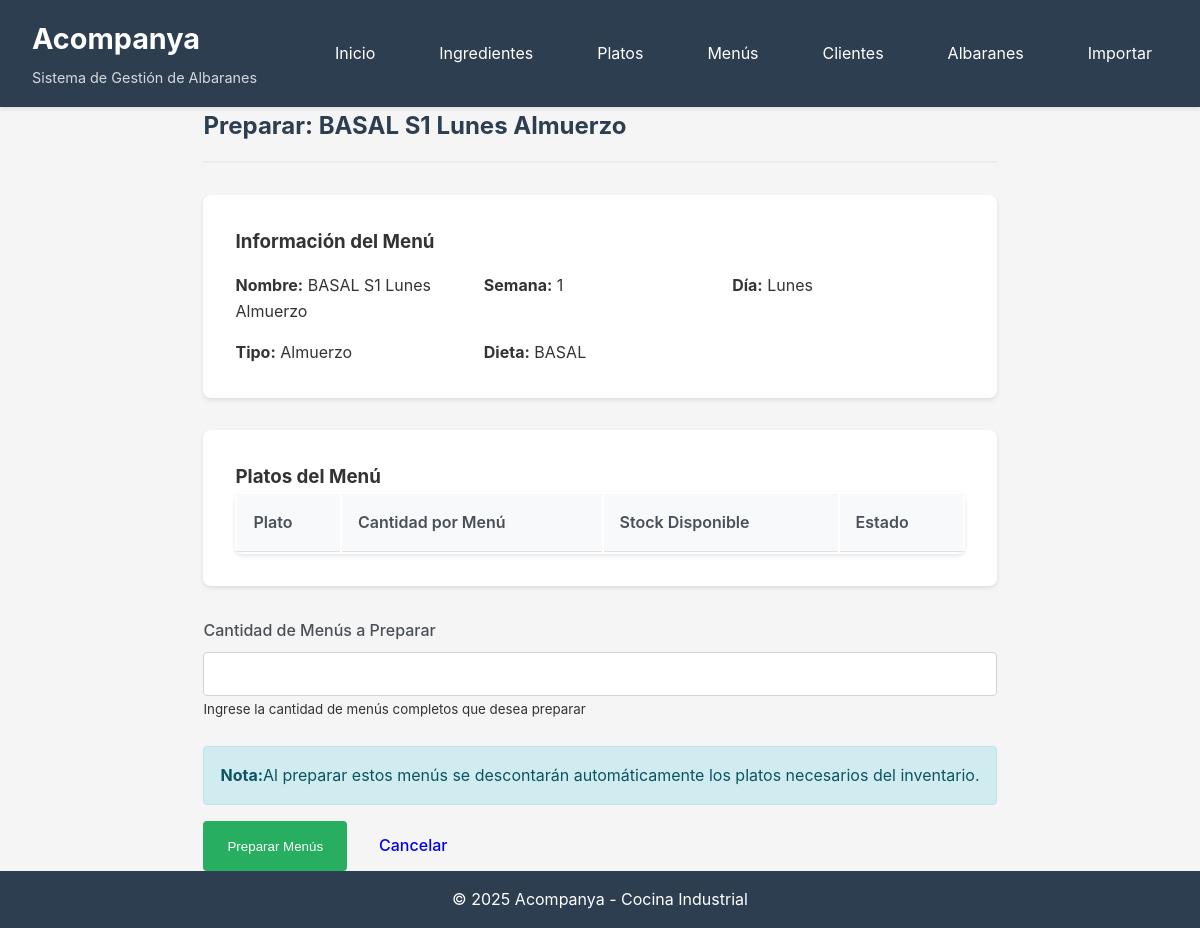
/menus/preparar/1, run on an earlier commit of the app's database.
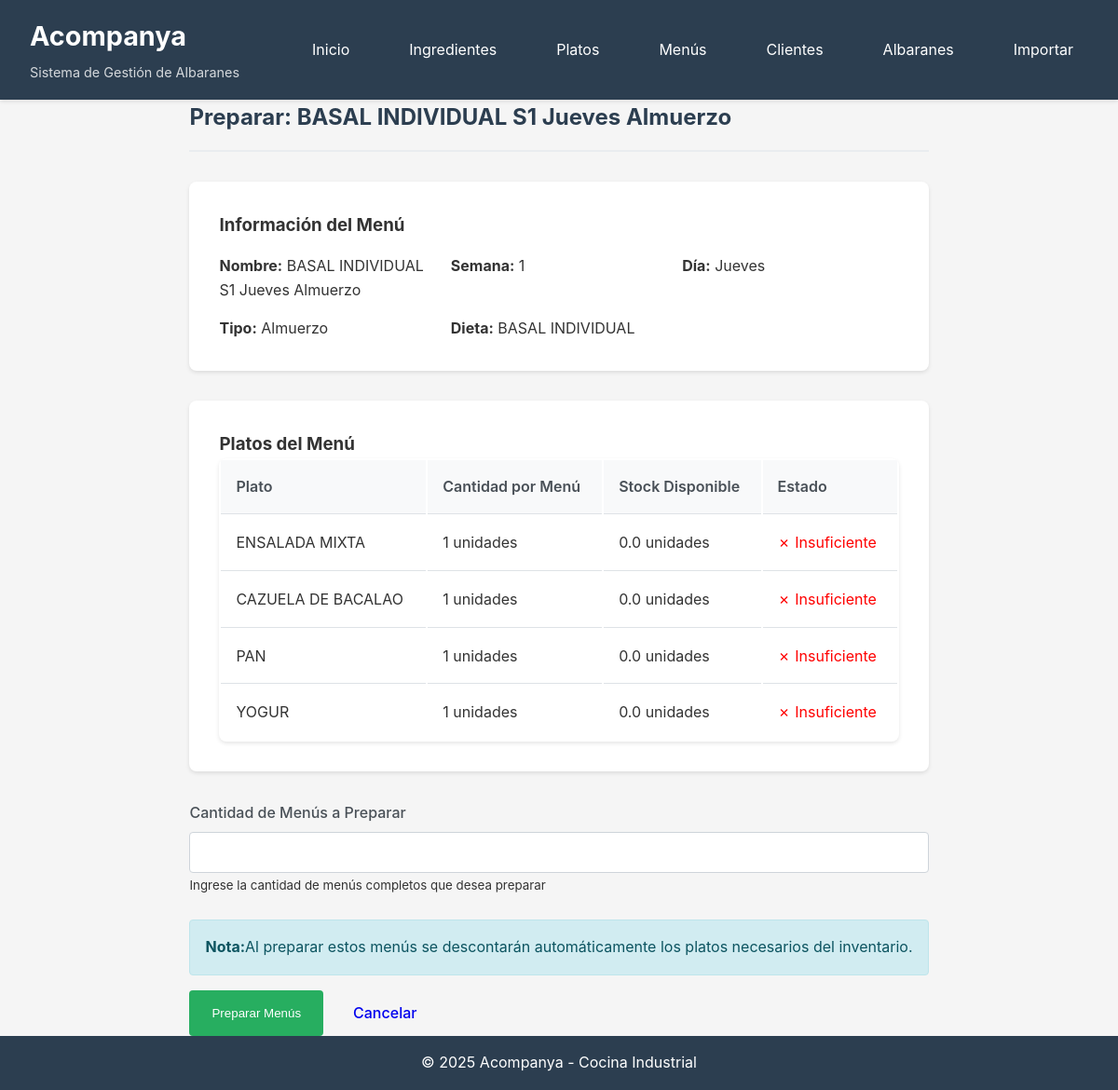
And on a later commit of the database.
### database/models.py (models this page shows, shortened)
class Menu(db.Model):
    __tablename__ = 'menus'
    id = db.Column(db.Integer, primary_key=True)
    nombre = db.Column(db.String(200), nullable=False)
    dia_semana = db.Column(Enum(DiaSemana), nullable=False)
    numero_semana = db.Column(db.Integer, nullable=False)
    tipo_dieta = db.Column(db.String(100), nullable=False, default='basal')
    tipo_comida = db.Column(Enum(TipoComida), nullable=False)
    created_at = db.Column(db.DateTime, default=datetime.utcnow)
    platos = db.relationship('Plato', secondary=menus_platos, backref='menus')
    detalles_albaran = db.relationship('AlbaranDetalle', backref='menu', lazy='dynamic')
    def obtener_platos_con_cantidad(self):
        result = db.session.query(
            Plato,
            menus_platos.c.cantidad
        ).join(
            menus_platos,
            menus_platos.c.plato_id == Plato.id
        ).filter(
            menus_platos.c.menu_id == self.id
        ).all()
        return result

class Plato(db.Model):
    __tablename__ = 'platos'
    id = db.Column(db.Integer, primary_key=True)
    nombre = db.Column(db.String(200), nullable=False)
    lote_propio = db.Column(db.String(100), nullable=True)
    stock_actual = db.Column(db.Float, nullable=False, default=0)
    unidad = db.Column(db.String(50), nullable=False, default='unidades')
    created_at = db.Column(db.DateTime, default=datetime.utcnow)
    updated_at = db.Column(db.DateTime, default=datetime.utcnow, onupdate=datetime.utcnow)
    ingredientes = db.relationship('Ingrediente', secondary=platos_ingredientes, backref='platos')
    movimientos = db.relationship('MovimientoStock',
                                 primaryjoin="and_(MovimientoStock.entidad_tipo=='plato', "
                                           "MovimientoStock.entidad_id==Plato.id)",
                                 foreign_keys='MovimientoStock.entidad_id',
                                 backref='plato_ref',
                                 lazy='dynamic',
                                 overlaps="ingrediente_ref,movimientos")
    detalles_albaran = db.relationship('AlbaranDetalle', backref='plato', lazy='dynamic')

### routes/menus.py (the view, shortened to what this page needs)
@menus_bp.route('/preparar/<int:id>', methods=['GET', 'POST'])
def preparar(id):
    menu = Menu.query.get_or_404(id)
    platos = menu.obtener_platos_con_cantidad()
    return render_template('menus/preparar.html', menu=menu, platos=platos)

### app.py (called while the page is built)
def create_app():
    app = Flask(__name__)
    app.config.from_object(Config)
    init_db(app)
    app.register_blueprint(ingredientes_bp, url_prefix='/ingredientes')
    app.register_blueprint(platos_bp, url_prefix='/platos')
    app.register_blueprint(menus_bp, url_prefix='/menus')
    app.register_blueprint(albaranes_bp, url_prefix='/albaranes')
    app.register_blueprint(importar_bp, url_prefix='/importar')
    app.register_blueprint(clientes_bp, url_prefix='/clientes')
    @app.context_processor
    def inject_config():
        return dict(config=app.config)
    @app.route('/')
    def index():
        return render_template('index.html')
    @app.route('/dashboard')
    def dashboard():
        return render_template('dashboard.html')
    return app

### templates/menus/preparar.html (shortened to what this page needs)
{% extends "base.html" %}
{% block content %}
<div class="page-header">
    <h2>Preparar: {{ menu.nombre }}</h2>
</div>
<div class="albaran-header">
    <h3>Información del Menú</h3>
    <div class="albaran-info">
        <div>
            <strong>Nombre:</strong> {{ menu.nombre }}
        </div>
        <div>
            <strong>Semana:</strong> {{ menu.numero_semana }}
        </div>
        <div>
            <strong>Día:</strong> {{ menu.dia_semana.value|title }}
        </div>
        <div>
            <strong>Tipo:</strong> {{ menu.tipo_comida.value|title }}
        </div>
        <div>
            <strong>Dieta:</strong> {{ menu.tipo_dieta }}
        </div>
    </div>
</div>
<div class="albaran-section">
    <h3>Platos del Menú</h3>
    <table class="table">
        <thead>
            <tr>
                <th>Plato</th>
                <th>Cantidad por Menú</th>
                <th>Stock Disponible</th>
                <th>Estado</th>
            </tr>
        </thead>
        <tbody>
            {% for plato, cantidad in platos %}
            <tr>
                <td>{{ plato.nombre }}</td>
                <td>{{ cantidad }} {{ plato.unidad }}</td>
                <td>{{ plato.stock_actual }} {{ plato.unidad }}</td>
                <td>
                    {% if config.DEBUG_MODE %}
                        <span style="color: orange;">⚠️ Debug Mode</span>
                    {% elif plato.stock_actual >= cantidad %}
                        <span style="color: green;">✓ Suficiente</span>
                    {% else %}
                        <span style="color: red;">✗ Insuficiente</span>
                    {% endif %}
                </td>
            </tr>
            {% endfor %}
        </tbody>
    </table>
</div>
<form method="POST" action="">
    <div class="form-group">
        <label for="cantidad" class="form-label">Cantidad de Menús a Preparar</label>
        <input type="number" class="form-control" id="cantidad" name="cantidad"
               min="1" step="1" required>
        <small class="text-muted">
            Ingrese la cantidad de menús completos que desea preparar
        </small>
    </div>
    <div class="alert alert-info">
        <strong>Nota:</strong> Al preparar estos menús se descontarán automáticamente los platos necesarios del inventario.
    </div>
    <div class="action-group">
        <button type="submit" class="btn btn-success">Preparar Menús</button>
        <a href="{{ url_for('menus.listar') }}" class="btn btn-secondary">Cancelar</a>
    </div>
</form>
{% endblock %}

What changed in the data, as far as the page shows it:
changed Menu "Almuerzo": nombre "BASAL S1 Lunes Almuerzo" → "BASAL INDIVIDUAL S1 Jueves Almuerzo"; dia_semana.value "Lunes" → "Jueves"; tipo_dieta "BASAL" → "BASAL INDIVIDUAL"
now on this page (row edited): Plato: nombre "ENSALADA MIXTA", id "1", unidad "unidades", stock_actual "0.0", shows "✗ Insuficiente"
now on this page (row edited): Plato: nombre "CAZUELA DE BACALAO", cantidad "1", unidad "unidades", stock_actual "0.0", shows "✗ Insuficiente"
now on this page (row edited): Plato: nombre "PAN", cantidad "1", unidad "unidades", stock_actual "0.0", shows "✗ Insuficiente"
now on this page (row edited): Plato: nombre "YOGUR", cantidad "1", unidad "unidades", stock_actual "0.0", shows "✗ Insuficiente"
